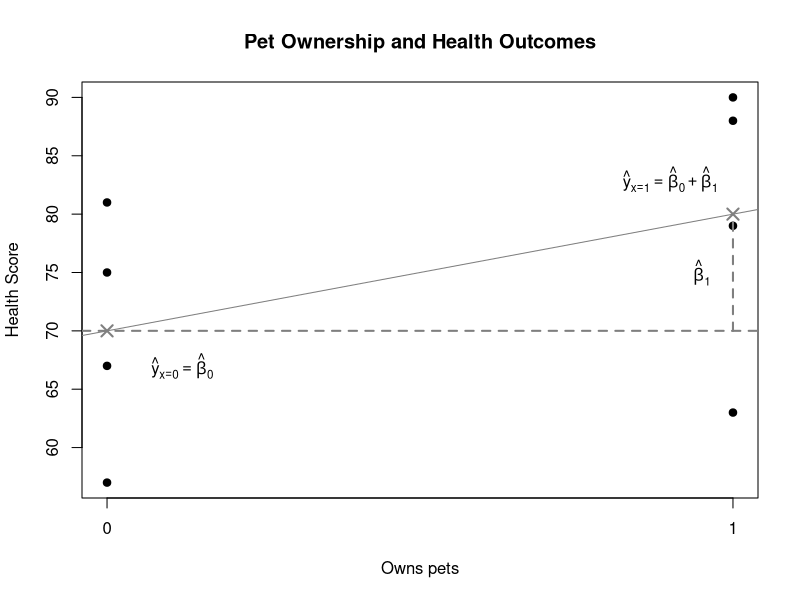
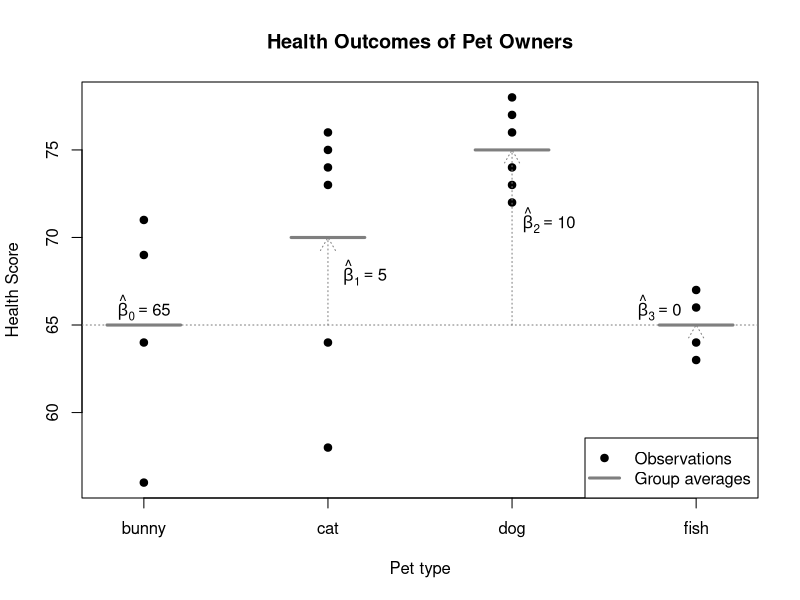

Source code (R) for these figures, in order:
## ---- chunk 1
#| code-fold: true
#| fig-cap: "Illustration of simple binary regression"
pet <- rep(1:0,each=4)
health <- c(79,88,63,90,67,81,57,75)
summary(lm(health~pet))
plot(pet,health,pch=19,main='Pet Ownership and Health Outcomes',xlab='Owns pets',
     ylab='Health Score',xaxt='n')
axis(side=1,at=c(0,1),tick=TRUE)
abline(h=70,lty=2,lwd=2,col='grey50')
abline(a=70,b=10,lwd=1,col='grey50')
points(x=c(0,1),y=c(70,80),pch=4,col='grey50',lwd=2,cex=1.5)
lines(x=c(1,1),y=c(70,80),lty=2,lwd=2,col='grey50')
text(x=0.12,y=67,expression(hat(y)[x==0]==hat(beta)[0]))
text(x=0.95,y=75,expression(hat(beta)[1]))
text(x=0.90,y=83,expression(hat(y)[x==1]==hat(beta)[0]+hat(beta)[1]))
## ---- chunk 2
#| code-fold: true
#| fig-cap: "Illustration of regression with a categorical predictor"
pets <- factor(rep(c('bunny','cat','dog','fish'),times=c(4,6,6,4)))
healths <- c(56,69,64,71,
             58,76,73,75,64,74,
             73,76,77,72,74,78,
             63,66,64,67)
alone <- c(1,1,0,0,1,1,0,0,0,0,1,1,1,1,0,0,1,1,0,0)
summary(lm(healths~pets))
plot(healths~rep(1:4,times=c(4,6,6,4)),pch=19,col=1,xaxt='n',xlim=c(0.8,4.2),
     xlab='Pet type',ylab='Health Score',main='Health Outcomes of Pet Owners')
axis(side=1,at=1:4,labels=c('bunny','cat','dog','fish'),tick=TRUE)
segments(x0=(1:4)-0.2,y0=c(65,70,75,65),x1=(1:4)+0.2,y1=c(65,70,75,65),
         col='grey50',lwd=3)
abline(h=65,col='grey50',lty=3)
arrows(x0=2,y0=65,y1=70,col='grey50',length=0.15,lty=3)
arrows(x0=3,y0=65,y1=75,col='grey50',length=0.15,lty=3)
arrows(x0=4,y0=65,y1=65.01,col='grey50',length=0.15,lty=3)
text(x=c(1,2.2,3.2,3.8),y=c(66,68,71,66),labels=c(expression(hat(beta)[0]==65),
                                     expression(hat(beta)[1]==5),
                                     expression(hat(beta)[2]==10),
                                     expression(hat(beta)[3]==0)))
legend(x='bottomright',legend=c('Observations','Group averages'),pch=c(19,NA),
       lwd=c(NA,3),col=c('black','grey50'))
